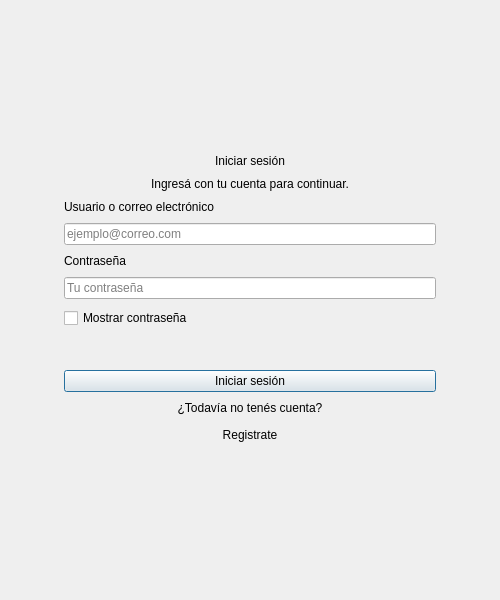
<?xml version="1.0" encoding="UTF-8"?>
<ui version="4.0">
 <class>pantalla_login</class>
 <widget class="QWidget" name="pantalla_login">
    <property name="geometry"><rect><x>0</x><y>0</y><width>500</width><height>600</height></rect></property>
  <property name="windowTitle"><string>Iniciar sesión</string></property>
  <layout class="QVBoxLayout" name="layout_pantalla">
    <property name="leftMargin"><number>24</number></property><property name="topMargin"><number>24</number></property>
    <property name="rightMargin"><number>24</number></property><property name="bottomMargin"><number>24</number></property>
   <item alignment="Qt::AlignmentFlag::AlignCenter">
    <widget class="QFrame" name="frame_tarjeta">
      <property name="minimumSize"><size><width>440</width><height>0</height></size></property>
    <property name="maximumSize"><size><width>440</width><height>16777215</height></size></property>
     <layout class="QVBoxLayout" name="layout_tarjeta">
    <property name="leftMargin"><number>34</number></property><property name="topMargin"><number>32</number></property>
    <property name="rightMargin"><number>34</number></property><property name="bottomMargin"><number>32</number></property><property name="spacing"><number>9</number></property>
      <item><widget class="QLabel" name="label_titulo"><property name="text"><string>Iniciar sesión</string></property><property name="alignment"><set>Qt::AlignmentFlag::AlignCenter</set></property></widget></item>
      <item><widget class="QLabel" name="label_subtitulo"><property name="text"><string>Ingresá con tu cuenta para continuar.</string></property><property name="alignment"><set>Qt::AlignmentFlag::AlignCenter</set></property><property name="wordWrap"><bool>true</bool></property></widget></item>
      <item><widget class="QLabel" name="label_usuario"><property name="text"><string>Usuario o correo electrónico</string></property></widget></item>
      <item><widget class="QLineEdit" name="input_usuario"><property name="placeholderText"><string>ejemplo@correo.com</string></property></widget></item>
      <item><widget class="QLabel" name="label_password"><property name="text"><string>Contraseña</string></property></widget></item>
      <item><widget class="QLineEdit" name="input_password"><property name="echoMode"><enum>QLineEdit::EchoMode::Password</enum></property><property name="placeholderText"><string>Tu contraseña</string></property></widget></item>
      <item><widget class="QCheckBox" name="chk_mostrar_password"><property name="text"><string>Mostrar contraseña</string></property></widget></item>
      <item><widget class="QLabel" name="label_mensaje"><property name="minimumSize"><size><width>0</width><height>24</height></size></property><property name="text"><string/></property><property name="wordWrap"><bool>true</bool></property><property name="alignment"><set>Qt::AlignmentFlag::AlignCenter</set></property></widget></item>
      <item><widget class="QPushButton" name="btn_login"><property name="text"><string>Iniciar sesión</string></property><property name="default"><bool>true</bool></property></widget></item>
      <item><widget class="QLabel" name="label_registro"><property name="text"><string>¿Todavía no tenés cuenta?</string></property><property name="alignment"><set>Qt::AlignmentFlag::AlignCenter</set></property></widget></item>
      <item><widget class="QPushButton" name="btn_ir_registro"><property name="text"><string>Registrate</string></property><property name="flat"><bool>true</bool></property></widget></item>
     </layout>
    </widget>
   </item>
  </layout>
 </widget>
 <resources/><connections/>
</ui>
